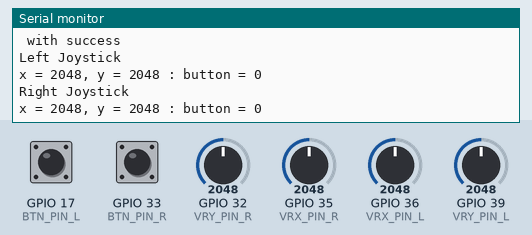
This sketch was run on a simulated ESP32. Shown: the last lines printed to the serial monitor. The test bench sets the inputs (shaded band); at power-on: GPIO 32 (VRY_PIN_R) = 2048, GPIO 35 (VRX_PIN_R) = 2048, GPIO 17 (BTN_PIN_L) HIGH, GPIO 33 (BTN_PIN_R) HIGH, GPIO 36 (VRX_PIN_L) = 2048, GPIO 39 (VRY_PIN_L) = 2048.

Above: at 1.2 s.
1.3 s: GPIO 32 (VRY_PIN_R) set to 1046
At 1.61 s:
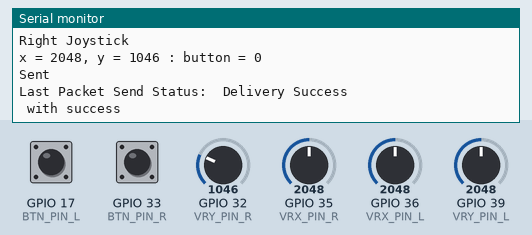
4.3 s: GPIO 32 (VRY_PIN_R) set to 960
At 4.63 s:
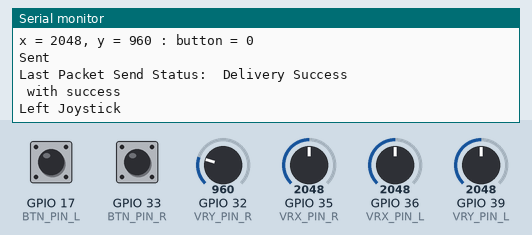
5.8 s: GPIO 35 (VRX_PIN_R) set to 1056
8.8 s: GPIO 35 (VRX_PIN_R) set to 967
Timing chart, 0 to 11.8 s (numbered marks = the images above; inputs shaded):
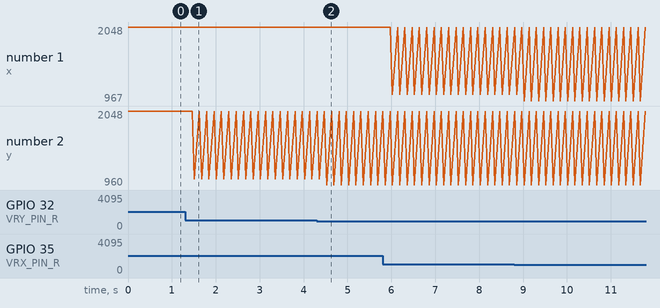

The sketch:

RemoteControl2Joysticks.ino
```cpp
/*
Board type: ESP32-WROOM-DA Module
*/


#include <esp_now.h>
#include <WiFi.h>

//PIN for left Joystick
#define VRX_PIN_L  36 // ESP32 pin GPIO36 (ADC0) connected to VRX pin
#define VRY_PIN_L  39 // ESP32 pin GPIO39 (ADC0) connected to VRY pin
#define BTN_PIN_L  17 // ESP32 pin GPIO17 connected to BTN pin

//PIN for right Joystick
#define VRX_PIN_R  35 // ESP32 pin GPIO36 (ADC0) connected to VRX pin
#define VRY_PIN_R  32 // ESP32 pin GPIO39 (ADC0) connected to VRY pin
#define BTN_PIN_R  33 // ESP32 pin GPIO17 connected to BTN pin

//Set Receiver MAC Address
uint8_t broadcastAddress[] = {0xFF, 0xFF, 0xFF, 0xFF, 0xFF, 0xFF};


int valueXLeft = 0; // to store the X-axis value
int valueYLeft = 0; // to store the Y-axis value
int bValueLeft = 0; // To store value of the button

int valueXRight = 0; // to store the X-axis value
int valueYRight = 0; // to store the Y-axis value
int bValueRight = 0; // To store value of the button

int motor_left; // left motor
int motor_right; // right motor

// Struct used to send joystick state to the robot
typedef struct MotorData {
  int motor_left;
  int motor_right;
  int button;
} MotorData;

MotorData motors;

int buttonStateLeft = 0;
int buttonStateRight = 0;

esp_now_peer_info_t peerInfo;

// What to do when data has been sent
void OnDataSent(const uint8_t *mac_addr, esp_now_send_status_t status) {
  Serial.print("\r\nLast Packet Send Status:\t");
  Serial.println(status == ESP_NOW_SEND_SUCCESS ? "Delivery Success" : "Delivery Fail");
}


void setup() {

  // Set PIN mode
  pinMode(VRX_PIN_L, INPUT_PULLUP);
  pinMode(VRY_PIN_L, INPUT_PULLUP);
  pinMode(BTN_PIN_L, INPUT_PULLUP);

  pinMode(VRX_PIN_R, INPUT_PULLUP);
  pinMode(VRY_PIN_R, INPUT_PULLUP);
  pinMode(BTN_PIN_R, INPUT_PULLUP);

  // Set WiFi in station mode
  WiFi.mode(WIFI_STA);

  //Initialize Serial interface
  Serial.begin(9600) ;

  // Verify initilization of WiFi communication
  if (esp_now_init() != ESP_OK) {
    Serial.println("Error initializing ESP-NOW");
    return;
  }

  // Register function to execute when data is sent
  esp_now_register_send_cb(OnDataSent);

  // Define peer and channel configuration
  memcpy(peerInfo.peer_addr, broadcastAddress, 6);
  //peerInfo.peer_addr = peerAddress;
  peerInfo.channel = 0;
  peerInfo.encrypt = false;

  // Add peer
  if (esp_now_add_peer(&peerInfo) != ESP_OK){
    Serial.println("Failed to add peer");
    return;
  }

  //esp_now_register_recv_cb(OnDataRecv);
}

void loop() {

  // read X and Y analog values
  valueXLeft = analogRead(VRX_PIN_L);
  valueYLeft = analogRead(VRY_PIN_L);
  // read button state
  buttonStateLeft = digitalRead(BTN_PIN_L);


  // read X and Y analog values
  valueXRight = analogRead(VRX_PIN_R);
  valueYRight = analogRead(VRY_PIN_R);
  // read button state
  buttonStateRight = digitalRead(BTN_PIN_R);

  // reverse button state so that 0 is not pressed and 1 is pressed
  if (buttonStateLeft) {
    buttonStateLeft = false;
  }
  else {
    buttonStateLeft = true;
  }

  if (buttonStateRight) {
    buttonStateRight = false;
  }
  else {
    buttonStateRight = true;
  }

  // print data to Serial Monitor on Arduino IDE
  Serial.println("Left Joystick");
  Serial.print("x = ");
  Serial.print(valueXLeft);
  Serial.print(", y = ");
  Serial.print(valueYLeft);
  Serial.print(" : button = ");
  Serial.println(buttonStateLeft);

  Serial.println("Right Joystick");
  Serial.print("x = ");
  Serial.print(valueXRight);
  Serial.print(", y = ");
  Serial.print(valueYRight);
  Serial.print(" : button = ");
  Serial.println(buttonStateRight);

  // Get X and Y analog value
  getReadings();

  // Set the struct value
  motors.motor_left = motor_left;
  motors.motor_right = motor_right;
  motors.button = buttonStateRight;

  // Send the struct to the peer
  esp_err_t result = esp_now_send(broadcastAddress, (uint8_t *) &motors, sizeof(motors));

  // Check if the communication was successfull
  if (result == ESP_OK) {
    Serial.println("Sent with success");
  }
  else {
    Serial.println("Error sending the data");
  }
}


void getReadings() {
  motor_left = analogRead(VRY_PIN_L);
  motor_right = analogRead(VRY_PIN_R);
}
```

Measured:
- the behaviour switches between 1000 and 999 on GPIO 32 (VRY_PIN_R) (found by bisection; images 1 and 2)
- after the input at 1.3 s, the serial monitor: prints a new line after 0.21 s (image 1)
- after the input at 4.3 s, the serial monitor: prints a new line after 0.23 s (image 2)
- plotted number 1: 2048 → 1056 after the input at 5.8 s
- plotted number 2: 2048 → 1046 after the input at 1.3 s, 1046 → 960 after the input at 4.3 s
